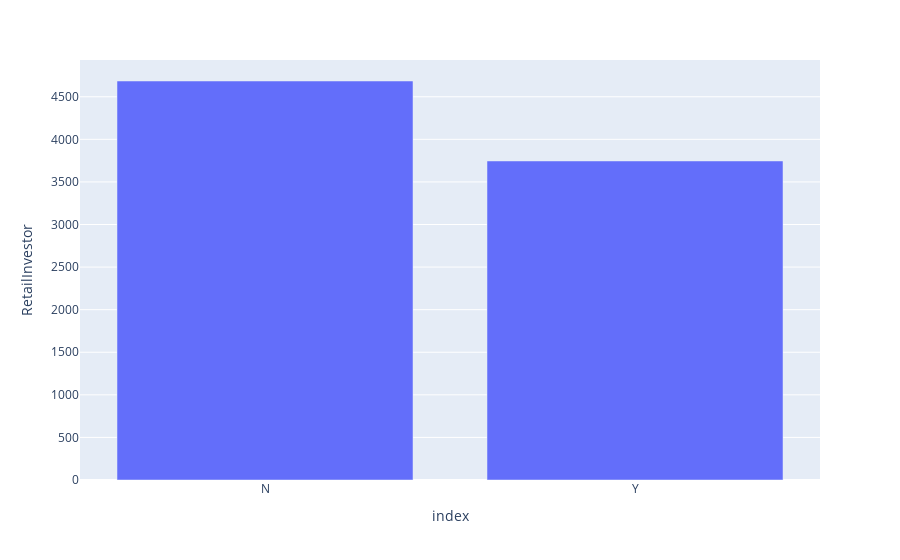

The code cell stored with this chart in its notebook:
### Code cell
fig = px.bar(pd.DataFrame(dt['RetailInvestor'].value_counts().sort_index()),  y='RetailInvestor')
fig.show()

### Figure 1 — Plotly figure (JSON) as saved in the notebook; plotly's stock layout.template omitted (floating-point values rounded to 4 significant figures)
{"data": [{"alignmentgroup": "True", "hovertemplate": "index=%{x}<br>RetailInvestor=%{y}<extra></extra>", "legendgroup": "", "marker": {"color": "#636efa"}, "name": "", "offsetgroup": "", "orientation": "v", "showlegend": false, "textposition": "auto", "type": "bar", "x": ["N", "Y"], "xaxis": "x", "y": [4685, 3746], "yaxis": "y"}], "layout": {"barmode": "relative", "legend": {"tracegroupgap": 0}, "margin": {"t": 60}, "xaxis": {"anchor": "y", "domain": [0, 1], "title": {"text": "index"}}, "yaxis": {"anchor": "x", "domain": [0, 1], "title": {"text": "RetailInvestor"}}}}
